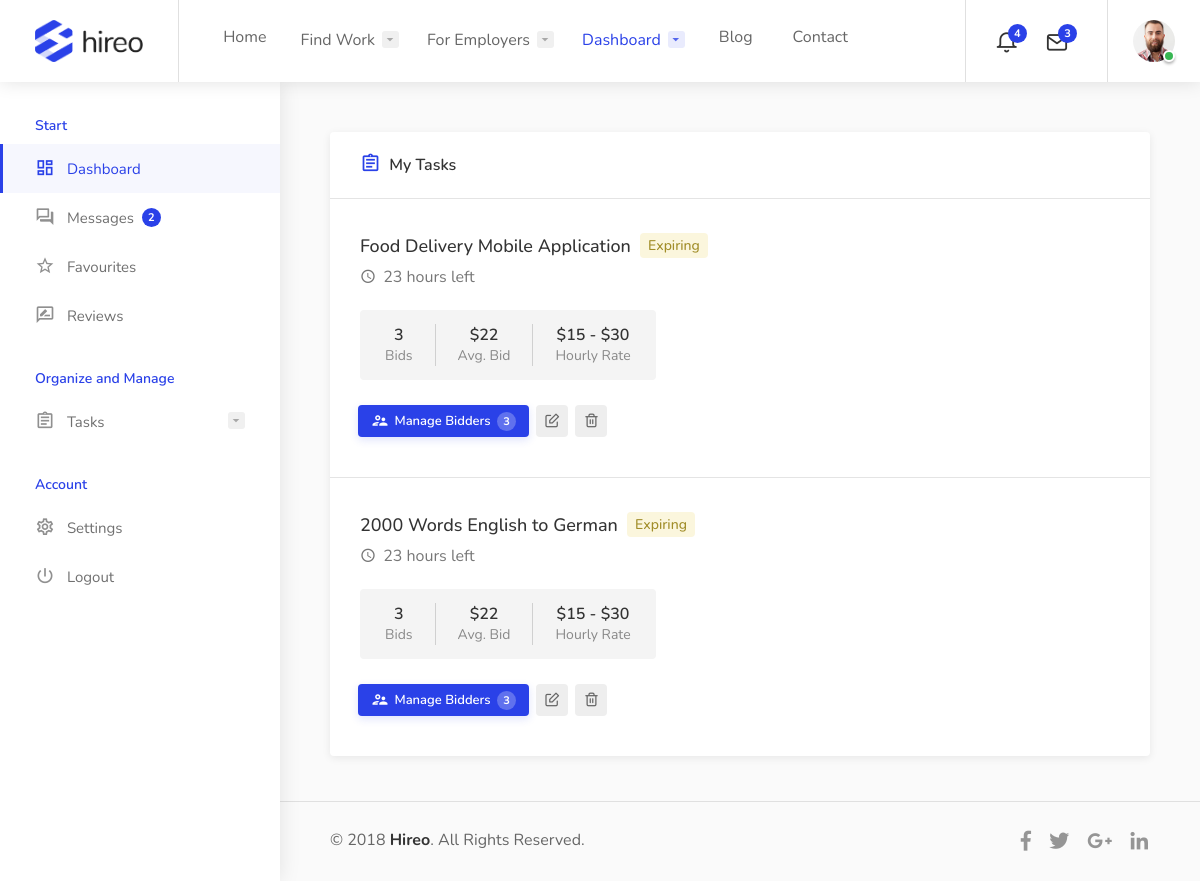
Page /dashboard/task (signed in) on the earlier database version.
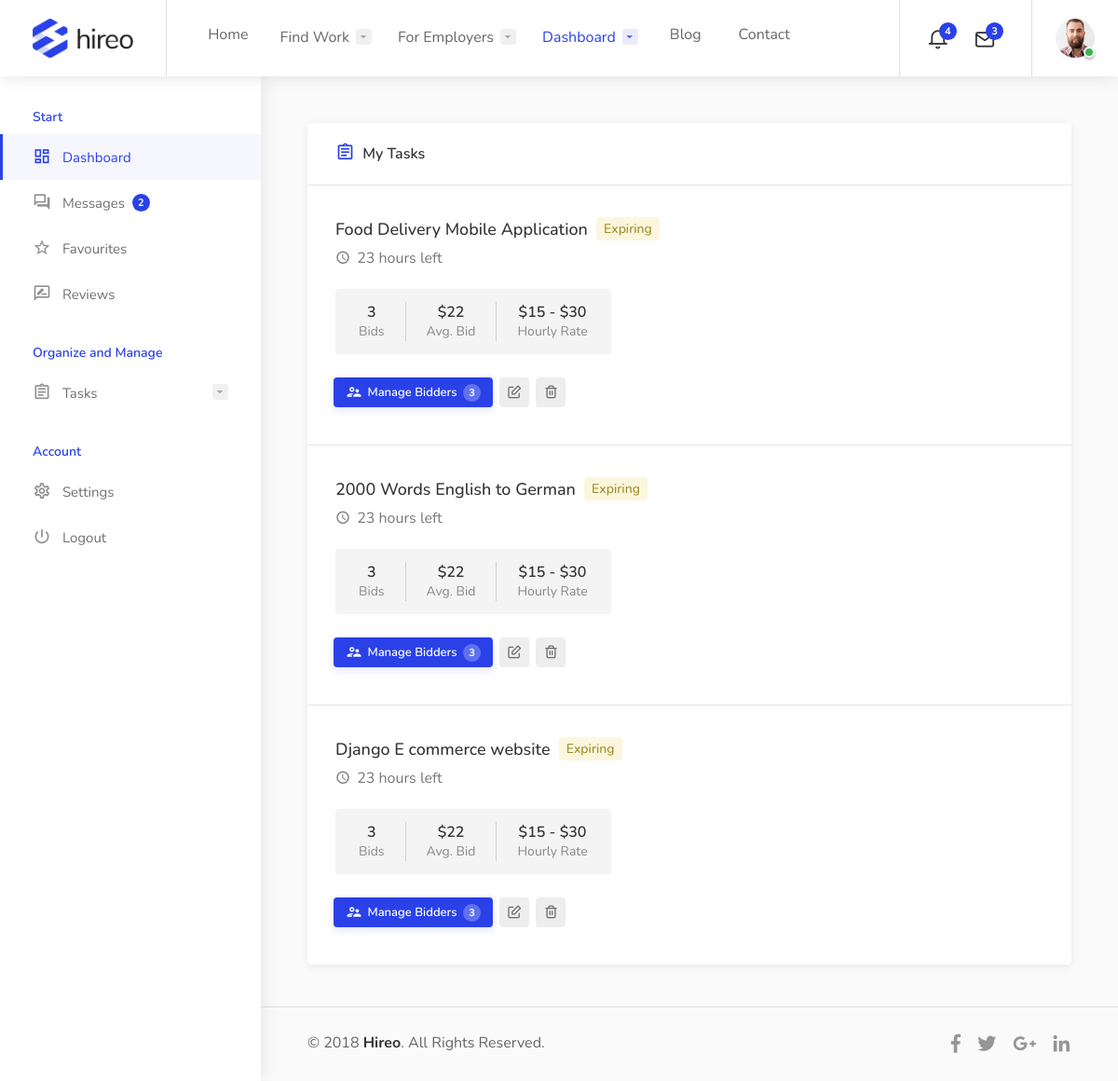
Same page on the later database version.
### user/models.py (models this page shows, shortened)
class Profile(models.Model):
    user = models.OneToOneField(User, on_delete=models.CASCADE)
    image = models.ImageField(default = 'default.png', upload_to='profile_pics')
    tagline = models.CharField(max_length=200,  default='Enter your tagline here')
    bio = models.CharField(max_length=1000, default='Enter your bio here')

### job/models.py (models this page shows, shortened)
class Job(models.Model):
    author = models.ForeignKey(User, on_delete=models.CASCADE)
    title = models.CharField(max_length=200)
    job_type = models.ForeignKey(Type, on_delete=models.DO_NOTHING)
    job_category = models.ForeignKey(Category, on_delete=models.DO_NOTHING)
    cost = models.IntegerField(default=100)
    skill = models.ManyToManyField(Skill, blank=True)
    date_created = models.DateTimeField(default=timezone.now)
    description = models.CharField(max_length=10000)

### user/views.py (the view)
# urls.py: path('dashboard/task', dashboard_task, name='dashboard-task'),
def dashboard_task(request):
    user = request.user
    job = Job.objects.filter(author=user)
    context={
        "tasks":job,
    }
    return render(request, 'user/task_list.html', context)

### user/templates/user/task_list.html (shortened to what this page needs)
{% extends 'user/dashboard.html' %}
{% block content %}
<div class="row">
    <div class="col-xl-12">
        <div class="dashboard-box margin-top-0">
            <div class="headline">
                <h3><i class="icon-material-outline-assignment"></i> My Tasks</h3>
            </div>
            <div class="content">
                <ul class="dashboard-box-list">
                    {% for task in tasks %}
                    <li>
                        <div class="job-listing width-adjustment">
                            <div class="job-listing-details">
                                <div class="job-listing-description">
                                    <h3 class="job-listing-title"><a href="#">{{ task.title }}</a> <span class="dashboard-status-button yellow">Expiring</span></h3>
                                    <div class="job-listing-footer">
                                        <ul>
                                            <li><i class="icon-material-outline-access-time"></i> 23 hours left</li>
                                        </ul>
                                    </div>
                                </div>
                            </div>
                        </div>
                        <ul class="dashboard-task-info">
                            <li><strong>3</strong><span>Bids</span></li>
                            <li><strong>$22</strong><span>Avg. Bid</span></li>
                            <li><strong>$15 - $30</strong><span>Hourly Rate</span></li>
                        </ul>
                        <div class="buttons-to-right always-visible">
                            <a href="dashboard-manage-bidders.html" class="button ripple-effect"> Manage Bidders <span class="button-info">3</span></a>
                            <a href="#" class="button gray ripple-effect ico" title="Edit" data-tippy-placement="top"></a>
                            <a href="#" class="button gray ripple-effect ico" title="Remove" data-tippy-placement="top"></a>
                        </div>
                    </li>
                    {% endfor %}
                </ul>
            </div>
        </div>
    </div>
</div>
{% endblock content %}

### user/templates/user/dashboard.html (shortened to what this page needs)
{% load static %}
<!doctype html>
<html lang="en">
<head>
<link rel="stylesheet" href="{% static 'job/css/style.css' %}">
<link rel="stylesheet" href="{% static 'job/css/colors/blue.css' %}">
<link rel="stylesheet" href="{% static 'job/css/messages.css' %}">
</head>
<body class="gray">
<div id="wrapper">
<header id="header-container" class="fullwidth dashboard-header not-sticky">
	<div id="header">
		<div class="container">
			<div class="left-side">
				<div id="logo">
					<a href="{% url 'job-home' %}"><img src="{% static 'job/images/logo.png' %}" alt=""></a>
				</div>
				<nav id="navigation">
					<ul id="responsive">
						<li><a href="{% url 'job-home' %}">Home</a>
						</li>
						<li><a href="#">Find Work</a>
						</li>
						<li><a href="#">For Employers</a>
						</li>
						<li><a href="#" class="current">Dashboard</a>
						</li>
						<li><a href="#">Blog</a></li>
						<li><a href="#">Contact</a></li>
					</ul>
				</nav>
			</div>
			<div class="right-side">
				<div class="header-widget hide-on-mobile">
					<div class="header-notifications">
						<div class="header-notifications-trigger">
							<a href="#"><i class="icon-feather-bell"></i><span>4</span></a>
						</div>
					</div>
					<div class="header-notifications">
						<div class="header-notifications-trigger">
							<a href="#"><i class="icon-feather-mail"></i><span>3</span></a>
						</div>
					</div>
				</div>
				<div class="header-widget">
					<div class="header-notifications user-menu">
						<div class="header-notifications-trigger">
							<a href="#"><div class="user-avatar status-online"><img src="{{ user.profile.image.url }}" alt=""></div></a>
						</div>
					</div>
				</div>
			</div>
		</div>
	</div>
</header>
<div class="dashboard-container">
	<div class="dashboard-sidebar">
		<div class="dashboard-sidebar-inner" data-simplebar>
			<div class="dashboard-nav-container">
				<div class="dashboard-nav">
					<div class="dashboard-nav-inner">
						<ul data-submenu-title="Start">
							<li class="active"><a href="{% url 'dashboard' %}"><i class="icon-material-outline-dashboard"></i> Dashboard</a></li>
							<li><a href="{% url 'dashboard-messages' %}"><i class="icon-material-outline-question-answer"></i> Messages <span class="nav-tag">2</span></a></li>
							<li><a href="{% url 'dashboard-favourites' %}"><i class="icon-material-outline-star-border"></i> Favourites</a></li>
							<li><a href="{% url 'reviews' %}"><i class="icon-material-outline-rate-review"></i> Reviews</a></li>
						</ul>
						<ul data-submenu-title="Organize and Manage">
							<li><a href="#"><i class="icon-material-outline-assignment"></i> Tasks</a>
							</li>
						</ul>
						<ul data-submenu-title="Account">
							<li><a href="{% url 'profile-update' %}"><i class="icon-material-outline-settings"></i> Settings</a></li>
							<li><a href="{% url 'logout' %}"><i class="icon-material-outline-power-settings-new"></i> Logout</a></li>
						</ul>
					</div>
				</div>
			</div>
		</div>
	</div>
	<div class="dashboard-content-container" data-simplebar>
		<div class="dashboard-content-inner" >
			{% block content %}
			{% endblock content %}
			<div class="dashboard-footer-spacer"></div>
			<div class="small-footer margin-top-15">
				<div class="small-footer-copyrights">
					© 2018 <strong>Hireo</strong>. All Rights Reserved.
				</div>
				<ul class="footer-social-links">
					<li>
						<a href="#" title="Facebook" data-tippy-placement="top">
							<i class="icon-brand-facebook-f"></i>
						</a>
					</li>
					<li>
						<a href="#" title="Twitter" data-tippy-placement="top">
							<i class="icon-brand-twitter"></i>
						</a>
					</li>
					<li>
						<a href="#" title="Google Plus" data-tippy-placement="top">
							<i class="icon-brand-google-plus-g"></i>
						</a>
					</li>
					<li>
						<a href="#" title="LinkedIn" data-tippy-placement="top">
							<i class="icon-brand-linkedin-in"></i>
						</a>
					</li>
				</ul>
			</div>
		</div>
	</div>
</div>
</div>
</body>
</html>

### job/static/job/css/messages.css (style rules this page uses)
body, html { height: 100%; margin: 0; background: #7f7fd5; background: -webkit-linear-gradient(to right, #91eae4, #86a8e7, #7f7fd5); background: linear-gradient(to right, #91eae4, #86a8e7, #7f7fd5); }
.container { align-content: center; }
.active { background-color: rgba(0, 0, 0, 0.3); }

Differences in the rows shown:
added Job: title "Django E commerce website"
